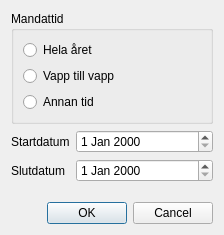
<?xml version="1.0" encoding="UTF-8"?>
<ui version="4.0">
 <class>MembershipEdit</class>
 <widget class="QDialog" name="MembershipEdit">
  <property name="geometry">
   <rect>
    <x>0</x>
    <y>0</y>
    <width>224</width>
    <height>235</height>
   </rect>
  </property>
  <property name="windowTitle">
   <string>Dialog</string>
  </property>
  <layout class="QVBoxLayout" name="verticalLayout_3">
   <item>
    <layout class="QVBoxLayout" name="verticalLayout">
     <item>
      <widget class="QGroupBox" name="mandate_GroupBox">
       <property name="title">
        <string>Mandattid</string>
       </property>
       <layout class="QVBoxLayout" name="verticalLayout_2">
        <item>
         <widget class="QRadioButton" name="wholeyear_radioButton">
          <property name="text">
           <string>Hela året</string>
          </property>
         </widget>
        </item>
        <item>
         <widget class="QRadioButton" name="laborday_radioButton">
          <property name="text">
           <string>Vapp till vapp</string>
          </property>
         </widget>
        </item>
        <item>
         <widget class="QRadioButton" name="otherMandate_radioButton">
          <property name="text">
           <string>Annan tid</string>
          </property>
         </widget>
        </item>
       </layout>
      </widget>
     </item>
     <item>
      <layout class="QFormLayout" name="formLayout">
       <item row="0" column="0">
        <widget class="QLabel" name="startdatumLabel">
         <property name="text">
          <string>Startdatum</string>
         </property>
        </widget>
       </item>
       <item row="0" column="1">
        <widget class="QDateEdit" name="startTime_fld"/>
       </item>
       <item row="1" column="0">
        <widget class="QLabel" name="slutdatumLabel">
         <property name="text">
          <string>Slutdatum</string>
         </property>
        </widget>
       </item>
       <item row="1" column="1">
        <widget class="QDateEdit" name="endDate_fld"/>
       </item>
      </layout>
     </item>
     <item>
      <widget class="QDialogButtonBox" name="buttonBox">
       <property name="orientation">
        <enum>Qt::Horizontal</enum>
       </property>
       <property name="standardButtons">
        <set>QDialogButtonBox::Cancel|QDialogButtonBox::Ok</set>
       </property>
      </widget>
     </item>
    </layout>
   </item>
  </layout>
 </widget>
 <resources/>
 <connections>
  <connection>
   <sender>buttonBox</sender>
   <signal>accepted()</signal>
   <receiver>MembershipEdit</receiver>
   <slot>accept()</slot>
   <hints>
    <hint type="sourcelabel">
     <x>248</x>
     <y>254</y>
    </hint>
    <hint type="destinationlabel">
     <x>157</x>
     <y>274</y>
    </hint>
   </hints>
  </connection>
  <connection>
   <sender>buttonBox</sender>
   <signal>rejected()</signal>
   <receiver>MembershipEdit</receiver>
   <slot>reject()</slot>
   <hints>
    <hint type="sourcelabel">
     <x>316</x>
     <y>260</y>
    </hint>
    <hint type="destinationlabel">
     <x>286</x>
     <y>274</y>
    </hint>
   </hints>
  </connection>
 </connections>
</ui>
